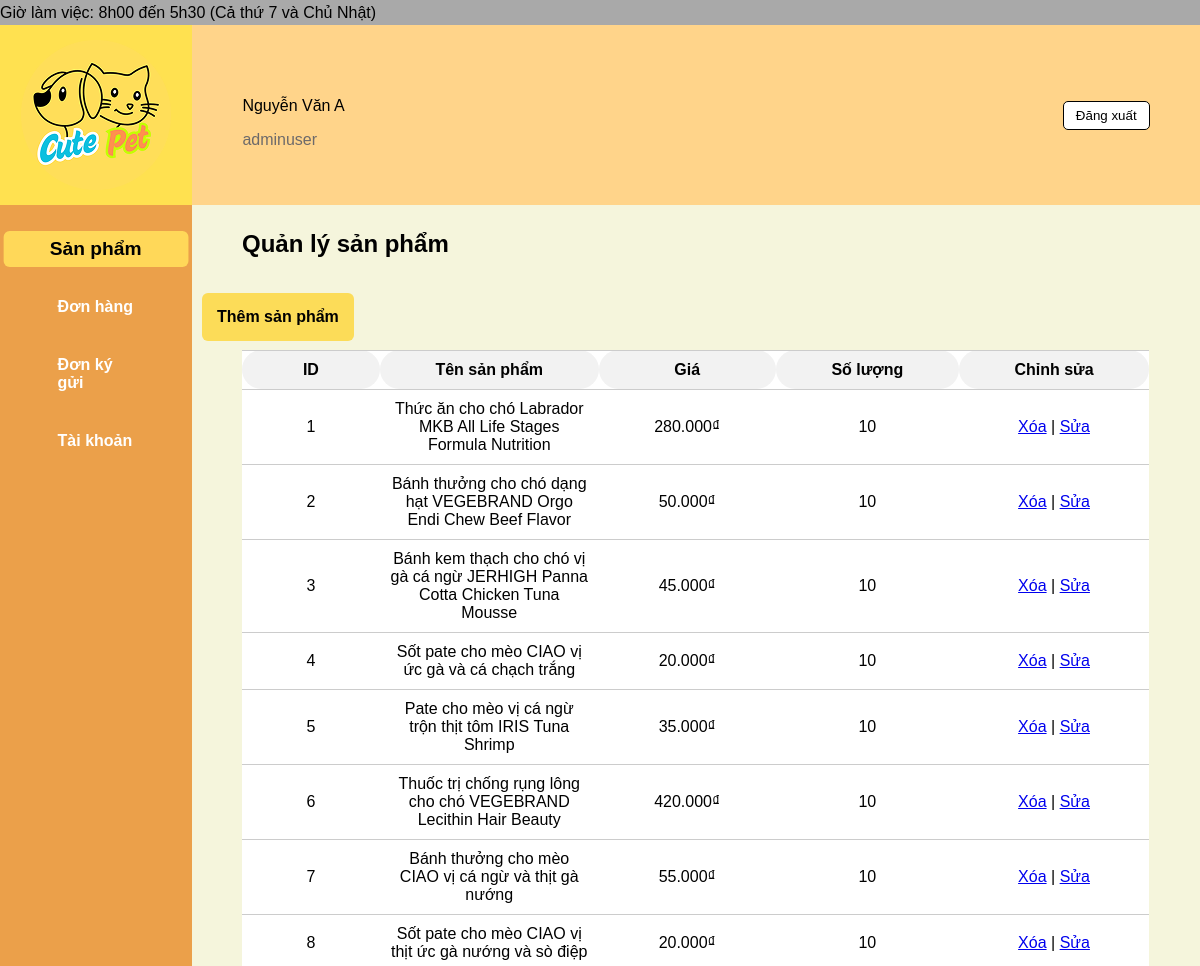
The app's page /admin/index.php with its own data.
### tables this page shows
CREATE TABLE user (
    id INT AUTO_INCREMENT PRIMARY KEY,
    username VARCHAR(50) NOT NULL UNIQUE,
    password VARCHAR(255) NOT NULL,
    email VARCHAR(100),
    sdt VARCHAR(20),
    diachi TEXT,
    ngaytao DATETIME DEFAULT CURRENT_TIMESTAMP,
    quyen ENUM('user', 'admin') DEFAULT 'user'
);

CREATE TABLE sanpham (
    id INT PRIMARY KEY AUTO_INCREMENT,
    ten VARCHAR(255),
    gia INT,
    hinhanh VARCHAR(500),
    loai VARCHAR(50),
    danhmuc VARCHAR(255),
    thuonghieu VARCHAR(255),
    mota TEXT,
    thanhphan TEXT,
    huongdan TEXT,
    soluong INT
);

### admin/index.php (the view, shortened to what this page needs)
<?php require("connect.php") ?>
<!DOCTYPE html>
<html lang="vi">
<head>
    <link rel="stylesheet" href="style.css">
</head>
<body>
    <div class="container">
        <div class="top-bar">Giờ làm việc: 8h00 đến 5h30 (Cả thứ 7 và Chủ Nhật)</div>
        <div class="logo">
            <img src="/DoAn/laptrinhweb/front-end/img/logo.png" alt="Logo CUTEPETCUTEPET" style="width: 150px;object-fit: contain;">
        </div>
        <div class="header-right">
            <div class="info">
                <p>Nguyễn Văn A</p>
                <?php
                $result = $link->query("SELECT * FROM user");
                while ($row = $result->fetch_assoc()) {
                    echo "<span>{$row['quyen']}</span>";
                }
                ?>
            </div>
            <button class="log_out">Đăng xuất</button>
        </div>
        <div class="menu">
            <a href="index.php?section=product" class="<?php if (!isset($_GET['section']) || $_GET['section'] == 'product') echo 'active'; ?>">Sản phẩm</a>
            <a href="index.php?section=order" class="<?php if (isset($_GET['section']) && $_GET['section'] == 'order') echo 'active'; ?>">Đơn hàng</a>
            <a href="index.php?section=consignment" class="<?php if (isset($_GET['section']) && $_GET['section'] == 'consignment') echo 'active'; ?>">Đơn ký gửi</a>
            <a href="index.php?section=account" class="<?php if (isset($_GET['section']) && $_GET['section'] == 'account') echo 'active'; ?>">Tài khoản</a>
        </div>
        <div class="content" id="main-content">
            <?php
            $section = $_GET['section'] ?? 'product';
            if ($section === 'product') {
                echo '<div class="header-row">
                        <h2>Quản lý sản phẩm</h2>
                        <button class="add">Thêm sản phẩm</button>
                        </div>';
                echo '<table>
                        <tr>
                            <th>ID</th> <th>Tên sản phẩm</th> <th>Giá</th> <th>Số lượng</th> <th>Chỉnh sửa</th>
                        </tr>';
                $result = $link->query("SELECT * FROM sanpham");
                while ($row = $result->fetch_assoc()) {
                    echo "<tr>
                            <td>{$row['id']}</td>
                            <td>{$row['ten']}</td>
                            <td>" . number_format($row['gia'], 0, '.', '.') . "₫</td>
                            <td>{$row['soluong']}</td>
                            <td><a href='#'>Xóa</a> | <a href='#'>Sửa</a></td>
                        </tr>";
                }
                echo "</table>";
            }
            ?>
        </div>
    </div>
</body>
</html>

### admin/style.css (style rules this page uses)
.container { width: 100%; margin: 0 auto; overflow: hidden; font-family: Arial, sans-serif; }
.top-bar { background-color: darkgray; height: 25px; display: flex; align-items: center; }
.logo { background-color: rgba(255, 223, 65, 0.919); height: 180px; width: 16%; float: left; }
.header-right { background-color: rgb(255, 212, 138); height: 180px; width: 84%; float: right; display: flex; justify-content: space-between; align-items: center; }
.info { margin-left: 5%; }
.info span { color: #6d6a6a; }
.log_out { background-color: white; border: 1px solid #000; margin-right: 5%; padding: 6px 12px; border-radius: 5px; cursor: pointer; }
.menu { background-color: rgb(235, 160, 74); min-height: 761px; width: 16%; float: left; }
.menu a { display: block; font-size: medium; color: rgb(255, 255, 255); margin: 15% 10%; padding: 3% 20%; text-decoration: none; border-radius: 5px; font-weight: bold; transition: transform 0.4s ease; }
.menu a:hover, .menu a.active { background-color: #ffd859; color: #000; transform: scale(1.2); }
.content { background-color: beige; height: 761px; width: 84%; float: right; box-sizing: border-box; }
h2 { margin-left: 50px; margin-top: 25px; }
.add { font-size: 16px; justify-content: right; background-color: #fcdc58; border: none; padding: 15px 15px; border-radius: 6px; font-weight: bold; margin-bottom: 9px; margin-top: 15px; margin-left:10px; cursor: pointer; transition: transform 0.4s; }
table { width: 90%; border-collapse: collapse; text-align: center; background-color: rgb(255, 255, 255); overflow-x: auto; display: block; margin-left: 50px; }
table td, table th { border-left: none; border-right: none; border-top: 1px solid #ccc; border-bottom: 1px solid #ccc; padding: 10px; border-radius: 50px; width: 1%; }
table th { background-color: #f2f2f2; }
table th, #name_acc { white-space: nowrap; }
body { margin:0px ; }
.logo { display: flex; justify-content: center; align-items: center; }

### records on screen
user: quyen "admin"
user: quyen "user"
sanpham: id "1", ten "Thức ăn cho chó Labrador MKB All Life Stages Formula Nutrition", gia "280.000", soluong "10"
sanpham: id "2", ten "Bánh thưởng cho chó dạng hạt VEGEBRAND Orgo Endi Chew Beef Flavor", gia "50.000", soluong "10"
sanpham: id "3", ten "Bánh kem thạch cho chó vị gà cá ngừ JERHIGH Panna Cotta Chicken Tuna Mousse", gia "45.000", soluong "10"
sanpham: id "4", ten "Sốt pate cho mèo CIAO vị ức gà và cá chạch trắng", gia "20.000", soluong "10"
sanpham: id "5", ten "Pate cho mèo vị cá ngừ trộn thịt tôm IRIS Tuna Shrimp", gia "35.000", soluong "10"
sanpham: id "6", ten "Thuốc trị chống rụng lông cho chó VEGEBRAND Lecithin Hair Beauty", gia "420.000", soluong "10"
sanpham: id "7", ten "Bánh thưởng cho mèo CIAO vị cá ngừ và thịt gà nướng", gia "55.000", soluong "10"
sanpham: id "8", ten "Sốt pate cho mèo CIAO vị thịt ức gà nướng và sò điệp", gia "20.000", soluong "10"
